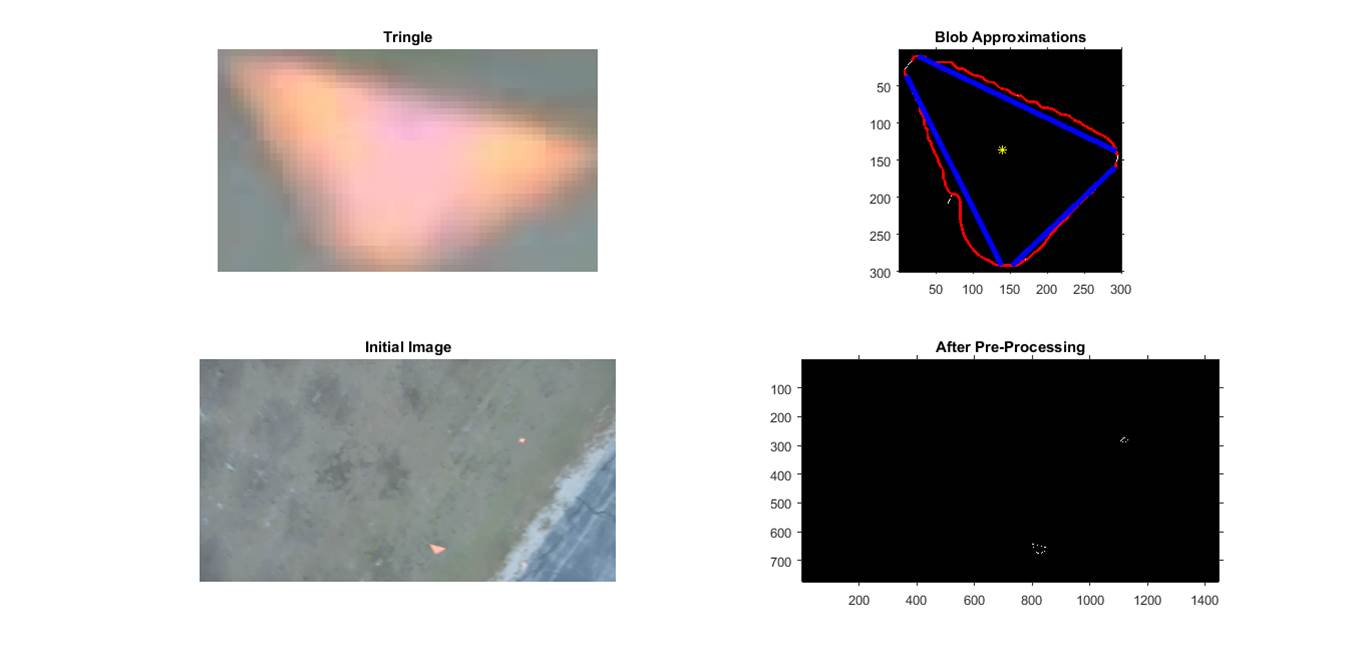
%> input picture Cloud 10/example.jpg, 1370 x 654 px
$ octave --eval "result = getColorByHSV(imread('example.jpg'));"   (GNU Octave 9; MATLAB toolbox functions it lacks are replaced by stand-ins)
%> lines starting %> are read from the running program, lines starting %| are printed output that depends on the picture
### Cloud 10/getMaxIndex.m
function [ maxIndex, maxIndex2 ] = getMaxIndex( matrix, bins)

hist_out = imhist(matrix, bins);

%get peaks from findpeaks
[peak, ind] = findpeaks(hist_out);
array = [peak,ind];

%findpeaks doesn't get the first or last element of an array so we manually add them
%first index
% index1 = [hist_out(1), 1];
index2 = [hist_out(bins), bins];

%add to findpeaks results
% array = [array; index1];          % Ignore the first index(we don't want to find pure black, which is used to depict the background)
array = [array; index2];

%sorts results
sort = sortrows(array, 1);

%returns top two indices
maxIndex = sort(end, 2);
try                                 % For rare cases when there is only one color/peak
maxIndex2 = sort(end-1, 2);
catch
    maxIndex2 = sort(end, 2);
end

end

### Cloud 10/color.m
function [color] = color(h,s,v)

if v <= 15
    color = 'Black';
elseif s <= 15
    color = 'White';
elseif (h >= 0 && h < 20) || (h >= 330 && h <= 360)
    color = 'Red';
elseif h >= 20 && h < 50
    color = 'Orange';
elseif h >= 50 && h < 70
    color = 'Yellow';
elseif h >= 70 && h < 170
    color = 'Green';
elseif h >= 170 && h < 265
    color = 'Blue';
elseif h >= 265 && h < 330
    color = 'Purple';
else
    color = 'cannot be determined';
end

end

### Cloud 10/getColorByHSV.m
function [ mainColor, secondColor ] = getColorByHSV( image )
%getMaxIndex returns the index of the highest peak in the 2 dimensional
%matrix. To be used with h,s,v from rgb2hsv(img)

im_hsv = rgb2hsv(image);
%> im_hsv: size 654x1370x3 double; mean H, S, V 0.0923, 0.0501, 0.774
h = im_hsv(:,:,1);
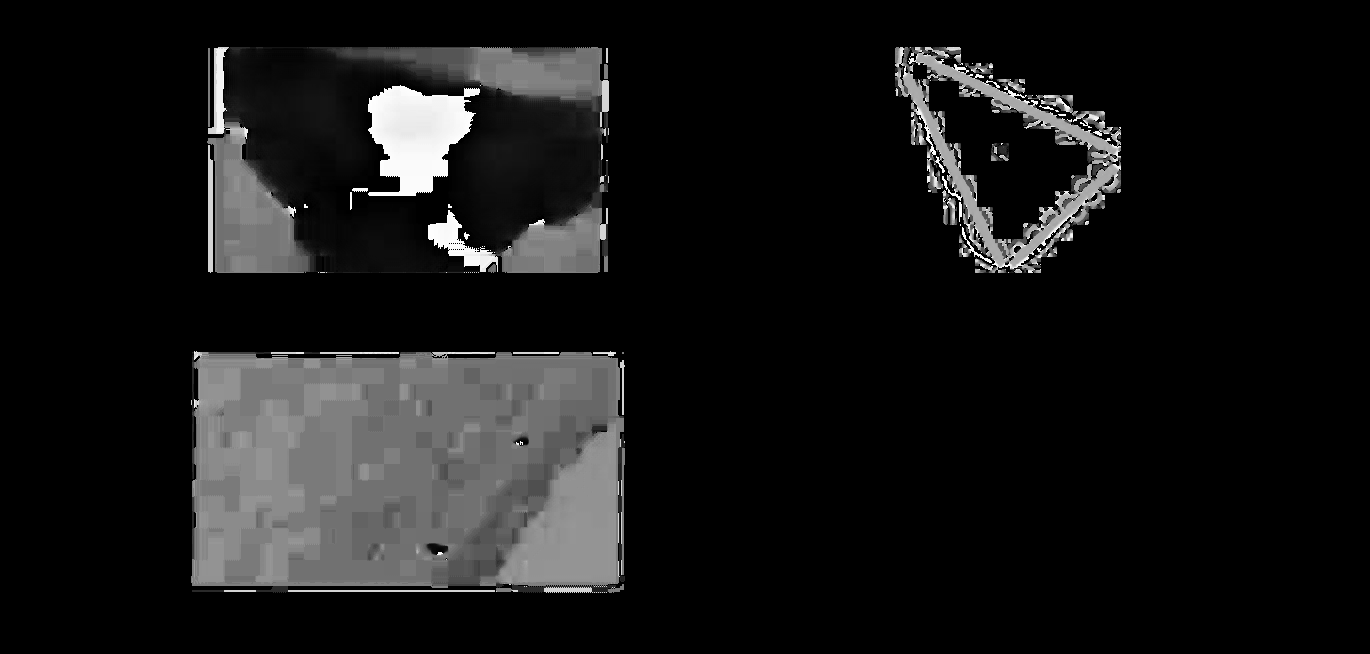
%> h: size 654x1370 double; min 0, max 0.999, mean 0.0923
s = im_hsv(:,:,2);
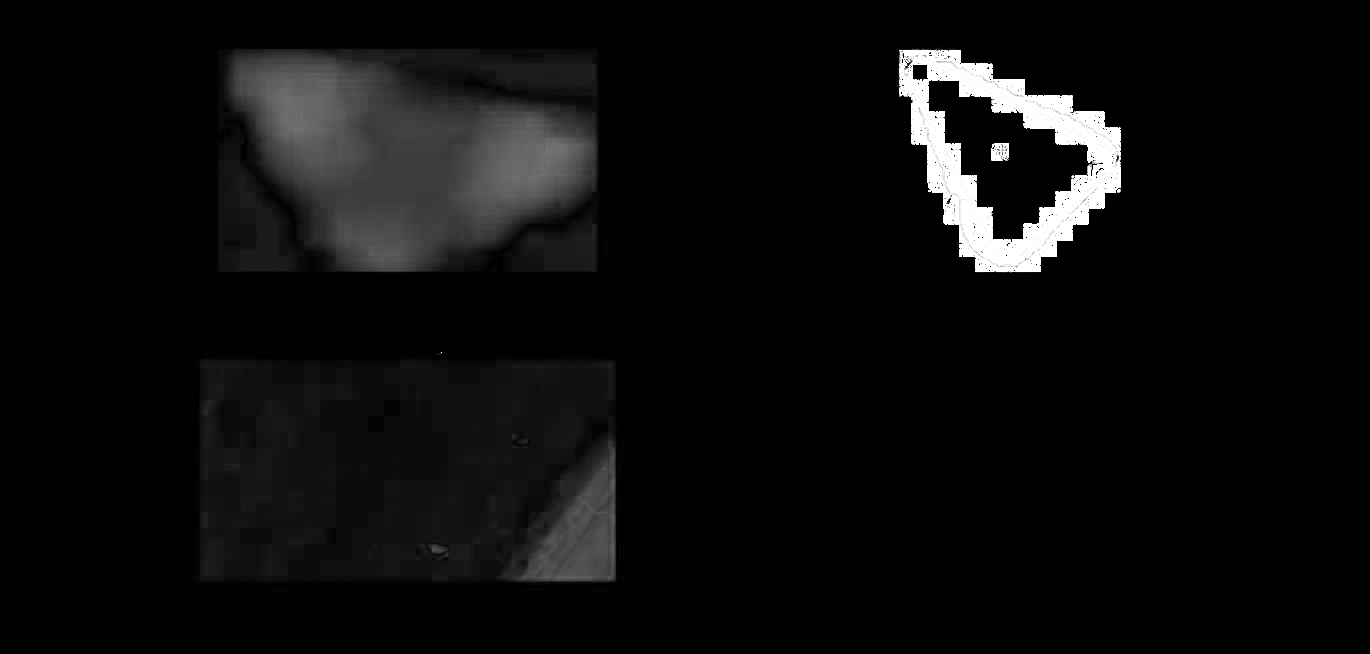
%> s: size 654x1370 double; min 0, max 1, mean 0.0501
v = im_hsv(:,:,3);
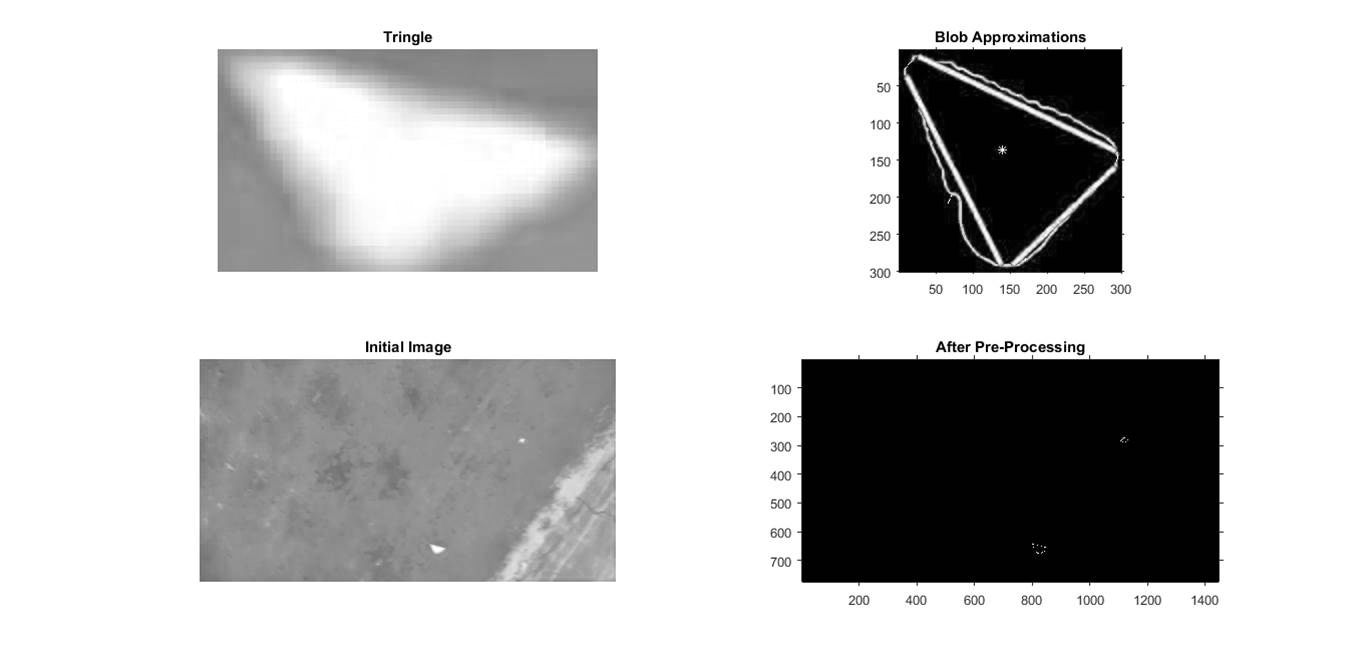
%> v: size 654x1370 double; min 0, max 1, mean 0.774

%gets top 2 hue values, because there can be 2 different colors
[maxHue1, maxHue2] = getMaxIndex(h, 360);
%> in getMaxIndex, `hist_out = imhist(matrix, bins);`: hist_out = 360 values, max 690859 at index 1, min 0 at index 80, mean 2488.8
%> in getMaxIndex, `[peak, ind] = findpeaks(hist_out);`: peak = 121 values, max 24561 at index 55, min 2 at index 98, mean 1250.5; ind = 121 values from 5 to 358
%> in getMaxIndex, `array = [peak,ind];`: array = 121 rows, first 12: [1228 5; 1455 8; 2713 11; 2097 13; 2406 16; 2761 20; 2049 24; 1772 27; 1074 31; 426 33; 226 36; 498 38]
%> in getMaxIndex, `index2 = [hist_out(bins), bins];`: index2 = [26 360]
%> in getMaxIndex, `array = [array; index2];`: array = 122 rows, first 12: [1228 5; 1455 8; 2713 11; 2097 13; 2406 16; 2761 20; 2049 24; 1772 27; 1074 31; 426 33; 226 36; 498 38]
%> in getMaxIndex, `sort = sortrows(array, 1);`: sort = 122 rows, first 12: [2 298; 4 302; 8 89; 9 304; 10 58; 10 296; 13 307; 15 129; 15 272; 16 310; 17 293; 19 283]
%> in getMaxIndex, `maxIndex = sort(end, 2);`: maxIndex = 161
%> in getMaxIndex, `maxIndex2 = sort(end-1, 2);`: maxIndex2 = 174
%> maxHue1 = 161; maxHue2 = 174
[maxSat1, maxSat2] = getMaxIndex(s, 100); % get saturation peak
%> in getMaxIndex (call 2), `array = [peak,ind];`: array = 26 rows, first 12: [19752 5; 27224 7; 1630 16; 1333 19; 6238 25; 3311 29; 3223 31; 1427 36; 1407 39; 1510 41; 2 49; 34 51]
%> in getMaxIndex (call 2), `array = [array; index2];`: array = 27 rows, first 12: [19752 5; 27224 7; 1630 16; 1333 19; 6238 25; 3311 29; 3223 31; 1427 36; 1407 39; 1510 41; 2 49; 34 51]
%> in getMaxIndex (call 2), `sort = sortrows(array, 1);`: sort = 27 rows, first 12: [2 49; 5 53; 6 55; 11 63; 11 70; 13 72; 13 78; 16 60; 22 75; 28 80; 34 51; 50 84]
%> maxSat1 = 7; maxSat2 = 5
[maxVal1, maxVal2] = getMaxIndex(v, 100); %get value peak
%> in getMaxIndex (call 3), `array = [peak,ind];`: array = 35 rows, first 12: [4172 3; 1264 6; 323 10; 240 13; 246 15; 190 18; 183 20; 145 22; 153 24; 413 27; 175 29; 415 32]
%> in getMaxIndex (call 3), `array = [array; index2];`: array = 36 rows, first 12: [4172 3; 1264 6; 323 10; 240 13; 246 15; 190 18; 183 20; 145 22; 153 24; 413 27; 175 29; 415 32]
%> in getMaxIndex (call 3), `sort = sortrows(array, 1);`: sort = 36 rows, first 12: [145 22; 153 24; 175 29; 183 20; 190 18; 191 41; 195 37; 203 39; 240 13; 246 15; 323 10; 372 43]
%> maxVal1 = 100; maxVal2 = 57

mainColor = color(maxHue1, maxSat1, maxVal1); %find top color
%> mainColor = 'White'
secondColor = color(maxHue2, maxSat2, maxVal2); %find second color
%> secondColor = 'White'

end

$ run again, on Cloud 10/stop.jpg
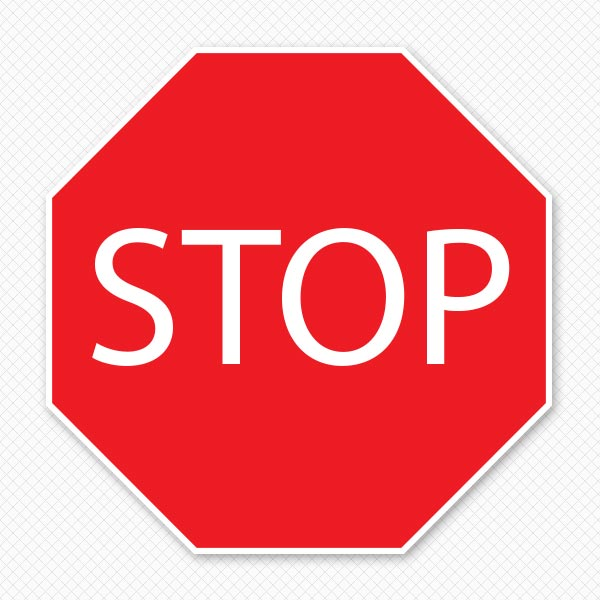
%> input picture Cloud 10/stop.jpg, 600 x 600 px
%> im_hsv: size 600x600x3 double; mean H, S, V 0.548, 0.453, 0.946
%> in getColorByHSV, `s = im_hsv(:,:,2);`:
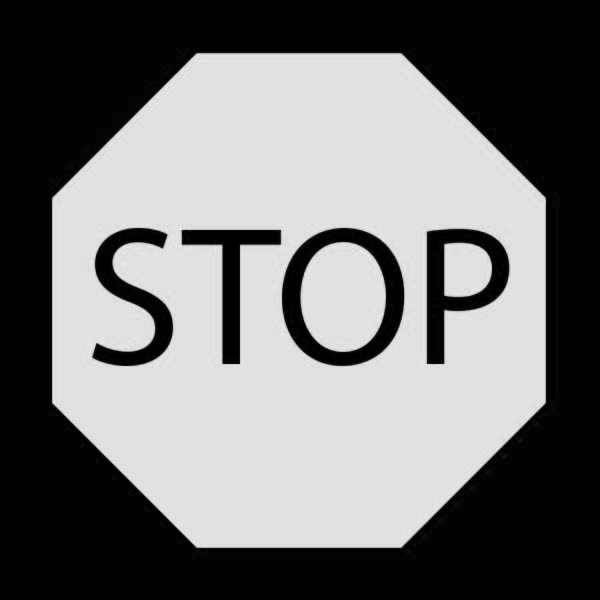
%> s: size 600x600 double; min 0, max 0.958, mean 0.453
%> in getColorByHSV, `v = im_hsv(:,:,3);`:
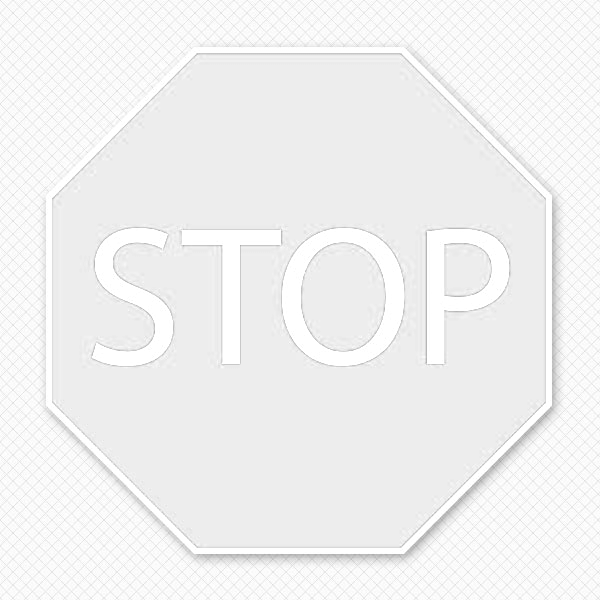
%> v: size 600x600 double; min 0.631, max 1, mean 0.946
%> hist_out = 360 values, max 160087 at index 357, min 0 at index 58, mean 1000
%> peak = 107 values, max 160087 at index 107, min 1 at index 27, mean 1745.9; ind = 107 values from 5 to 357
%> in getMaxIndex, `array = [peak,ind];`: array = 107 rows, first 12: [172 5; 506 8; 241 10; 342 13; 112 16; 139 21; 137 23; 55 25; 162 27; 481 31; 32 35; 59 37]
%> index2 = [357 360]
%> in getMaxIndex, `array = [array; index2];`: array = 108 rows, first 12: [172 5; 506 8; 241 10; 342 13; 112 16; 139 21; 137 23; 55 25; 162 27; 481 31; 32 35; 59 37]
%> sort = 108 rows, first 12: [1 93; 1 115; 1 125; 3 222; 3 257; 3 287; 4 127; 4 215; 4 317; 5 55; 5 143; 5 276]
%> maxIndex = 357
%> maxIndex2 = 181
%> maxHue1 = 357; maxHue2 = 181
%> in getMaxIndex (call 2), `array = [peak,ind];`: array = 29 rows, first 12: [544 10; 105 13; 81 15; 52 17; 40 20; 27 22; 38 24; 78 29; 25 31; 38 36; 145 39; 82 41]
%> in getMaxIndex (call 2), `array = [array; index2];`: array = 30 rows, first 12: [544 10; 105 13; 81 15; 52 17; 40 20; 27 22; 38 24; 78 29; 25 31; 38 36; 145 39; 82 41]
%> sort = 30 rows, first 12: [0 100; 25 31; 27 22; 31 55; 38 24; 38 36; 38 58; 39 65; 40 20; 52 17; 54 51; 78 29]
%> maxSat1 = 89; maxSat2 = 10
%> in getMaxIndex (call 3), `array = [peak,ind];`: array = 13 rows, first 12: [4 64; 11 67; 244 71; 305 74; 713 77; 788 79; 690 81; 1151 84; 1268 86; 1658 88; 164365 93; 13596 95]
%> in getMaxIndex (call 3), `array = [array; index2];`: array = 14 rows, first 12: [4 64; 11 67; 244 71; 305 74; 713 77; 788 79; 690 81; 1151 84; 1268 86; 1658 88; 164365 93; 13596 95]
%> sort = 14 rows, first 12: [4 64; 11 67; 244 71; 305 74; 690 81; 713 77; 788 79; 1151 84; 1268 86; 1658 88; 13596 95; 32180 98]
%> maxVal1 = 93; maxVal2 = 100
%> mainColor = 'Red'
%> secondColor = 'White'
%> result = 'Red'
